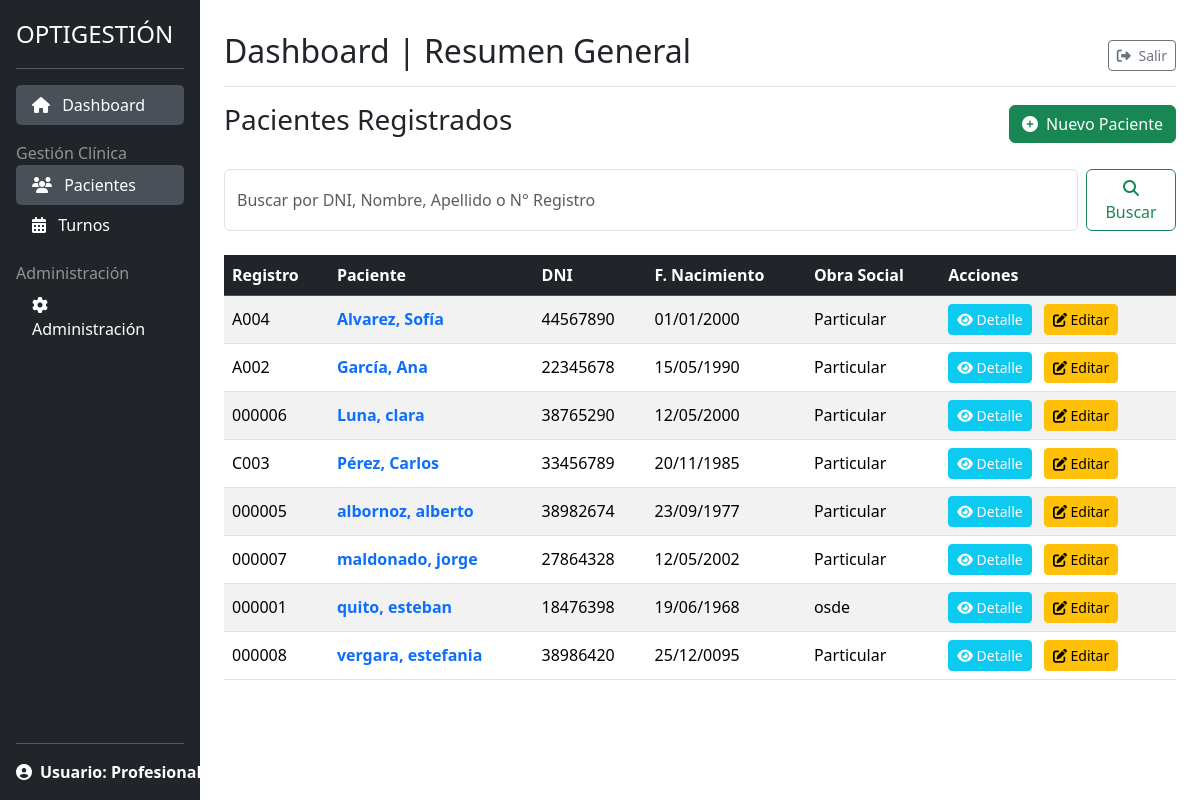
The app's page /pacientes/lista/ (signed in) with its own data.
### gestion_clinica/models.py (models this page shows, shortened)
class Paciente(models.Model):
    num_registro = models.CharField(
        max_length=6,
        unique=True,
        blank=True,
        null=True,
        editable=False,
        verbose_name='Número de Registro'
    )
    nombre = models.CharField(max_length=100)
    apellido = models.CharField(max_length=100)
    dni = models.CharField(max_length=20, unique=True)
    fecha_nacimiento = models.DateField()
    GENERO_CHOICES = [('M', 'Masculino'), ('F', 'Femenino'), ('O', 'Otro')]
    genero = models.CharField(max_length=1, choices=GENERO_CHOICES)
    telefono = models.CharField(max_length=50)
    domicilio = models.CharField(max_length=255, verbose_name='Domicilio')
    obra_social = models.ForeignKey(
        ObraSocial, on_delete=models.SET_NULL, null=True, blank=True)
    num_afiliado = models.CharField(max_length=50, blank=True, null=True)
    antecedentes_sistemicos = models.TextField(
        blank=True, verbose_name="Antecedentes Sistémicos")
    class Meta:
        ordering = ['apellido', 'nombre']

class ObraSocial(models.Model):
    nombre = models.CharField(max_length=150, unique=True)
    siglas = models.CharField(max_length=20, blank=True, null=True)
    def __str__(self):
        return self.nombre
    class Meta:
        verbose_name = "Obra Social"
        verbose_name_plural = "Obras Sociales"
        ordering = ['nombre']

### gestion_clinica/views.py (the view)
# urls.py: path('lista/', PacienteListView.as_view(), name='lista_pacientes'),
class PacienteListView(LoginRequiredMixin, ListView):
    model = Paciente
    template_name = 'gestion_clinica/paciente_list.html'
    context_object_name = 'pacientes'
    paginate_by = 10

### gestion_clinica/templates/gestion_clinica/paciente_list.html (shortened to what this page needs)
{% extends "gestion_clinica/base.html" %}
{% block content %}
<div class="d-flex justify-content-between align-items-center mb-4">
    <h1 class="h3">Pacientes Registrados</h1>
    <a href="{% url 'pacientes:crear_paciente' %}" class="btn btn-success">
        <i class="fas fa-plus-circle me-1"></i> Nuevo Paciente
    </a>
</div>
<div class="row mb-4">
    <div class="col-12">
        <form method="GET" class="d-flex" action="{% url 'pacientes:lista_pacientes' %}">
            <input class="form-control me-2"
                   type="search"
                   placeholder="Buscar por DNI, Nombre, Apellido o N° Registro"
                   aria-label="Search"
                   name="q"
                   value="{{ query }}">
            <button class="btn btn-outline-success" type="submit"><i class="fas fa-search"></i> Buscar</button>
        </form>
    </div>
</div>
{% if pacientes %}
<div class="table-responsive">
    <table class="table table-striped table-hover align-middle">
        <thead class="table-dark">
            <tr>
                <th>Registro</th>
                <th>Paciente</th>
                <th>DNI</th>
                <th>F. Nacimiento</th>
                <th>Obra Social</th>
                <th>Acciones</th>
            </tr>
        </thead>
        <tbody>
            {% for paciente in pacientes %}
            <tr data-href="{% url 'pacientes:detalle_paciente' pk=paciente.pk %}" style="cursor: pointer;">
                <td>{{ paciente.num_registro }}</td>
                <td><a href="{% url 'pacientes:detalle_paciente' pk=paciente.pk %}" class="text-decoration-none fw-bold">{{ paciente.apellido }}, {{ paciente.nombre }}</a></td>
                <td>{{ paciente.dni }}</td>
                <td>{{ paciente.fecha_nacimiento|date:"d/m/Y" }}</td>
                <td>{{ paciente.obra_social|default:"N/A" }}</td>
                <td>
                    <a href="{% url 'pacientes:detalle_paciente' pk=paciente.pk %}" class="btn btn-sm btn-info text-white me-2"><i class="fas fa-eye"></i> Detalle</a>
                    <a href="{% url 'pacientes:editar_paciente' pk=paciente.pk %}" class="btn btn-sm btn-warning"><i class="fas fa-edit"></i> Editar</a>
                </td>
            </tr>
            {% endfor %}
        </tbody>
    </table>
</div>
{% endif %}
{% endblock content %}

### gestion_clinica/templates/gestion_clinica/base.html (shortened to what this page needs)
{% load static %}
{% load crispy_forms_tags %}
<!DOCTYPE html>
<html lang="es">
<head>
    <link href="{% static 'css/bootstrap.min.css' %}" rel="stylesheet">
    <link href="{% static 'css/styles.css' %}" rel="stylesheet">
    <link rel="stylesheet" href="https://cdnjs.cloudflare.com/ajax/libs/font-awesome/6.5.2/css/all.min.css">
</head>
<body>
<div class="container-fluid">
    <div class="row min-vh-100">
        <div id="sidebar" class="col-md-3 col-lg-2 d-md-block bg-dark sidebar collapse p-0">
            <div class="d-flex flex-column flex-shrink-0 p-3 text-white bg-dark min-vh-100">
                <a href="{% url 'pacientes:dashboard' %}" class="d-flex align-items-center mb-3 mb-md-0 me-md-auto text-white text-decoration-none">
                    <span class="fs-4">OPTIGESTIÓN</span>
                </a>
                <hr>
                <ul class="nav flex-column mb-auto">
                    <li class="nav-item">
                        <a class="nav-link text-white {% if request.path|slice:":10" == '/pacientes' %}active bg-secondary{% endif %}"
                           href="{% url 'pacientes:dashboard' %}">
                            <i class="fas fa-home me-2"></i> Dashboard
                        </a>
                    </li>
                    <li class="nav-header mt-3 text-white-50">Gestión Clínica</li>
                    <li class="nav-item">
                        <a class="nav-link text-white {% if request.path|slice:":10" == '/pacientes' and request.path|slice:"11:15" != 'turn' %}active bg-secondary{% endif %}"
                           href="{% url 'pacientes:lista_pacientes' %}">
                            <i class="fas fa-users me-2"></i> Pacientes
                        </a>
                    </li>
                    <li class="nav-item">
                        <a class="nav-link text-white {% if 'turnos' in request.path %}active bg-secondary{% endif %}"
                           href="{% url 'pacientes:lista_turnos' %}">
                            <i class="fas fa-calendar-alt me-2"></i> Turnos
                        </a>
                    </li>
                    <li class="nav-header mt-3 text-white-50">Administración</li>
                    <li class="nav-item">
                        <a class="nav-link text-white" href="{% url 'admin:index' %}">
                            <i class="fas fa-cog me-2"></i> Administración
                        </a>
                    </li>
                </ul>
                <hr>
                <div class="dropdown">
                    <a href="#" class="d-flex align-items-center text-white text-decoration-none dropdown-toggle" id="dropdownUser1" data-bs-toggle="dropdown" aria-expanded="false">
                        <i class="fas fa-user-circle me-2"></i>
                        <strong>Usuario: Profesional</strong>
                    </a>
                </div>
            </div>
        </div>
        <main class="col-md-9 ms-sm-auto col-lg-10 px-md-4">
            <div class="d-flex justify-content-between flex-wrap flex-md-nowrap align-items-center pt-3 pb-2 mb-3 border-bottom">
                <h1 class="h2">{% block title_heading %}Dashboard | Resumen General{% endblock title_heading %}</h1>
                <div class="btn-toolbar mb-2 mb-md-0">
                    <button type="button" class="btn btn-sm btn-outline-secondary" onclick="window.location.href='{% url 'logout' %}'">
                        <i class="fas fa-sign-out-alt me-1"></i> Salir
                    </button>
                </div>
            </div>
            {% block content %}
            {% endblock content %}
        </main>
    </div>
</div>
</body>
</html>

### static/css/styles.css (style rules this page uses)
html, body { height: 100%; }
.sidebar { position: fixed; top: 0; bottom: 0; left: 0; z-index: 1000; padding: 0; box-shadow: inset -1px 0 0 rgba(0, 0, 0, .1); }
main { padding-top: 1rem; }
.sidebar .nav-item .active { background-color: #495057 !important; border-radius: 5px; }
.table-responsive { margin-top: 1rem; }

### records on screen
Paciente: num_registro "A004", apellido "Alvarez", nombre "Sofía", dni "44567890", fecha_nacimiento "01/01/2000", obra_social "Particular"
Paciente: num_registro "A002", apellido "García", nombre "Ana", dni "22345678", fecha_nacimiento "15/05/1990", obra_social "Particular"
Paciente: num_registro "000006", apellido "Luna", nombre "clara", dni "38765290", fecha_nacimiento "12/05/2000", obra_social "Particular"
Paciente: num_registro "C003", apellido "Pérez", nombre "Carlos", dni "33456789", fecha_nacimiento "20/11/1985", obra_social "Particular"
Paciente: num_registro "000005", apellido "albornoz", nombre "alberto", dni "38982674", fecha_nacimiento "23/09/1977", obra_social "Particular"
Paciente: num_registro "000007", apellido "maldonado", nombre "jorge", dni "27864328", fecha_nacimiento "12/05/2002", obra_social "Particular"
Paciente: num_registro "000001", apellido "quito", nombre "esteban", dni "18476398", fecha_nacimiento "19/06/1968", obra_social "osde"
Paciente: num_registro "000008", apellido "vergara", nombre "estefania", dni "38986420", fecha_nacimiento "25/12/0095", obra_social "Particular"
